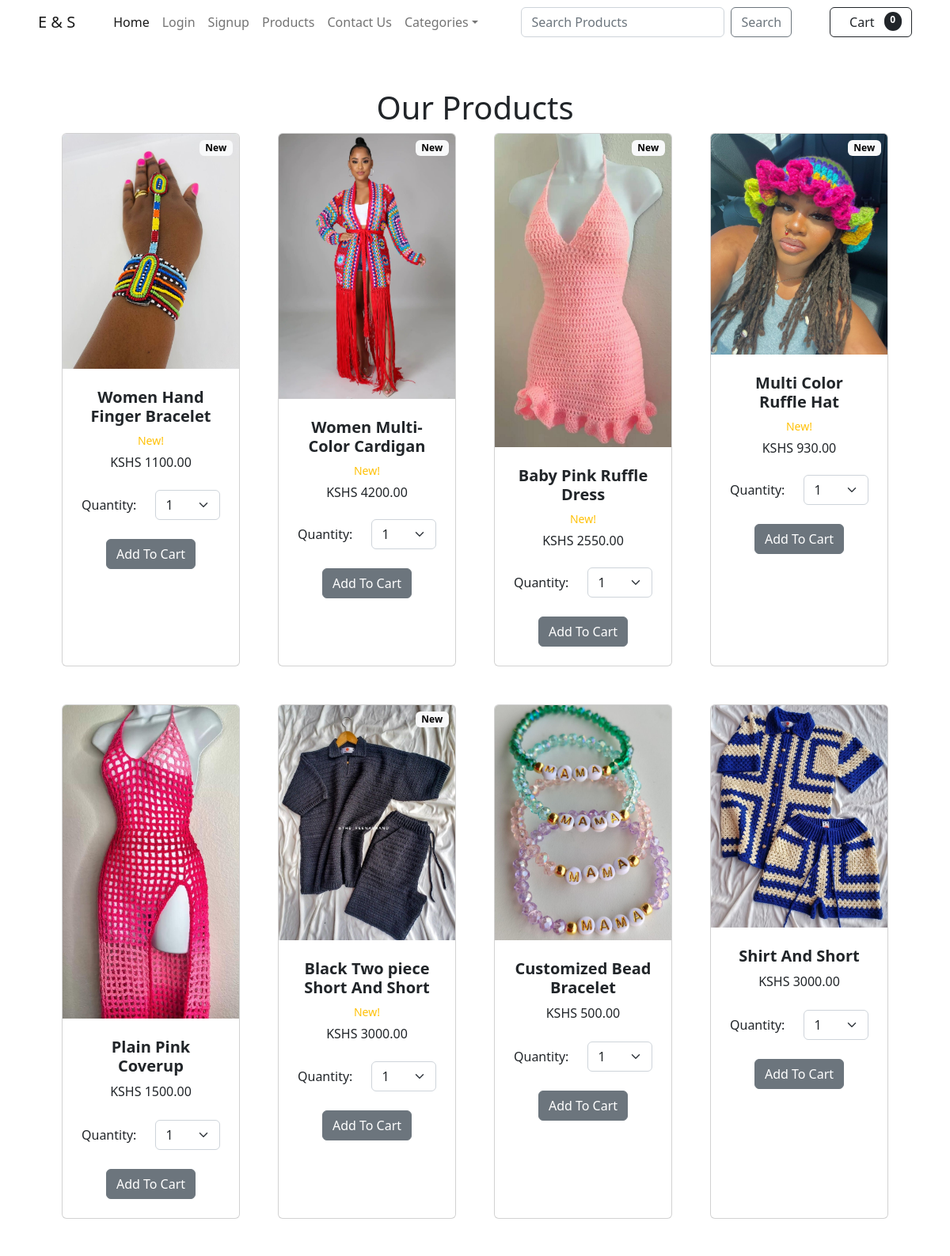
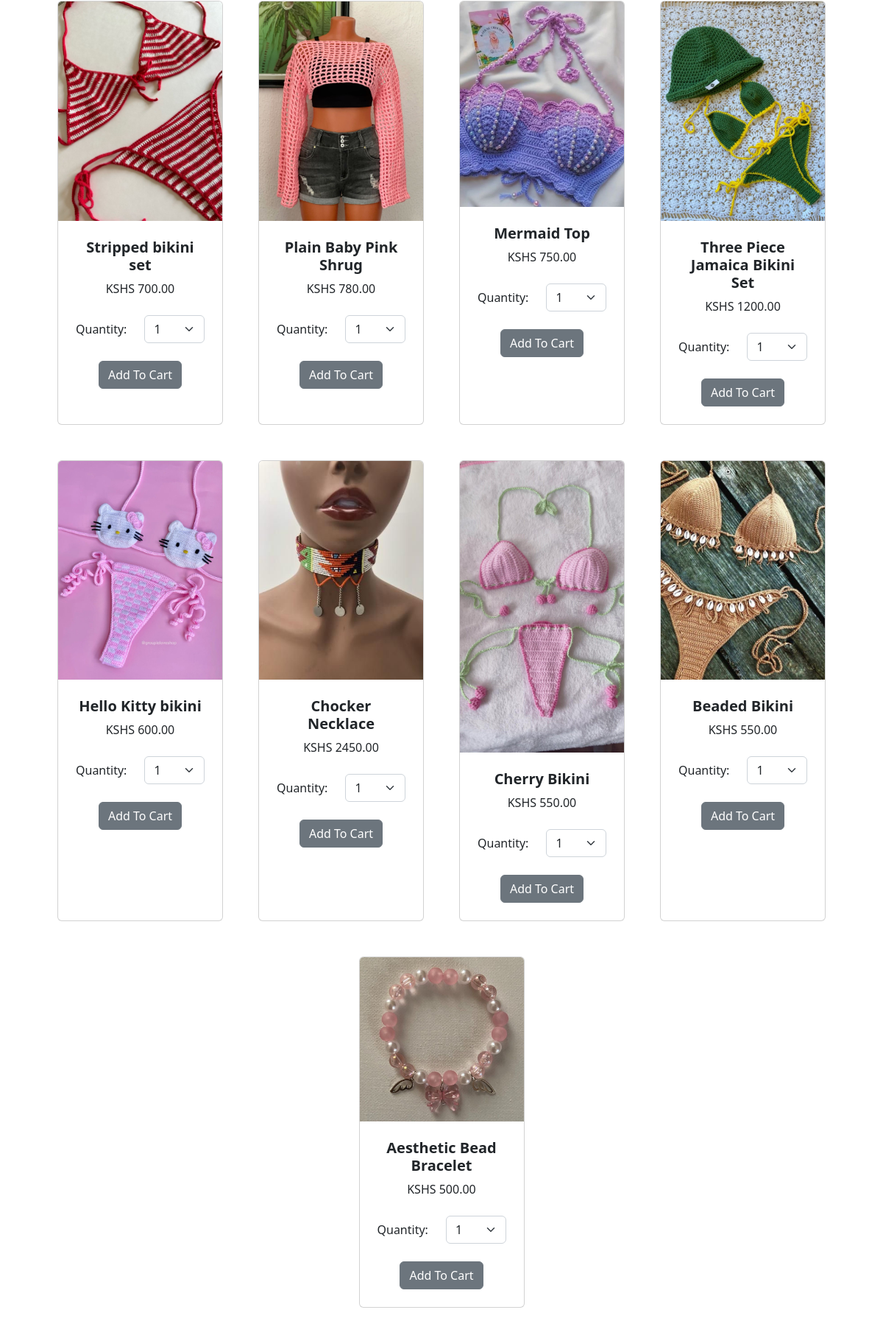
The app's page /product_list (upper part) with its own data (2 pictures, top to bottom).
### my_app/models.py (models this page shows, shortened)
class Product(models.Model):
    name = models.CharField(max_length=50)
    description = models.CharField(max_length=250, default="", blank=True, null=True)
    price = models.DecimalField(default=0, max_digits=10, decimal_places=2)
    image = models.ImageField(upload_to='products/images/')
    category = models.ForeignKey(Category, related_name='products', on_delete=models.CASCADE)
    created_at = models.DateTimeField(auto_now_add=True)
    updated_at = models.DateTimeField(auto_now=True)
    is_new = models.BooleanField(default=False)
    class Meta:
        ordering = ['category']
        db_table = 'product'
        verbose_name_plural = 'Products'

### my_app/views.py (the view)
# urls.py: path('product_list', views.product_list, name='products'),
def product_list(request):
    category = request.GET.get('category')
    if category:
        products = Product.objects.filter(category_name=category)
    else:
        products = Product.objects.all().order_by('-created_at')
    categories = Category.objects.all()
    return render(request, 'products.html', {"products": products, "categories": categories})

### cart/cart.py (called while the page is built)
    def __len__(self):
        return len(self.cart)

### cart/context_processors.py (called while the page is built)
def cart(request):
    return {'cart': Cart(request)}

### templates/products.html (shortened to what this page needs)
{% extends 'master.html' %}
{% load static %}
{% block extra_css %}
    <link rel="stylesheet" href="{% static 'css/about.css' %}">
{% endblock %}
{% block content %}
    <section class="py-5">
        <div class="container px-4 px-lg-5">
            <h1 class="text-center">Our Products</h1>
            <div class="row gx-4 gx-lg-5 row-cols-2 row-cols-md-3 row-cols-xl-4 justify-content-center">
                {% for product in products %}
                    {% if product.is_new %}
                        <div class="col mb-5">
                            <div class="card h-100">
                                <div class="badge bg-light text-black position-absolute"
                                     style="top: 0.5rem; right: 0.5rem;">New
                                </div>
                                <img class="card-img-top" src="{{ product.image.url }}" alt="{{ product.name }}"/>
                                <div class="card-body p-4">
                                    <div class="text-center">
                                        <h5 class="fw-bolder">{{ product.name }}</h5>
                                        <div class="d-flex justify-content-center small text-warning mb-2">
                                            &nbsp;&nbsp;New!&nbsp;&nbsp;
                                        </div>
                                        <h6>KSHS {{ product.price }}</h6>
                                        <div class="d-flex gap-4 justify-content-between align-items-center mb-4 mt-4">
                                            <label for="qty-cart">Quantity:</label>
                                            <select class="form-select" id="qty-cart">
                                                <option value="1" selected>1</option>
                                            </select>
                                        </div>
                                        <button type="button" value="{{ product.id }}" class="btn btn-secondary"
                                                id="add-cart">
                                            Add To Cart
                                        </button>
                                    </div>
                                </div>
                            </div>
                        </div>
                    {% else %}
                        <div class="col mb-5">
                            <div class="card h-100">
                                <img class="card-img-top" src="{{ product.image.url }}" alt="{{ product.name }}"/>
                                <div class="card-body p-4">
                                    <div class="text-center">
                                        <h5 class="fw-bolder">{{ product.name }}</h5>
                                        KSHS {{ product.price }}
                                        <div class="d-flex gap-4 justify-content-between align-items-center mb-4 mt-4">
                                            <label for="qty-cart">Quantity:</label>
                                            <select class="form-select" id="qty-cart">
                                                <option value="1" selected>1</option>
                                            </select>
                                        </div>
                                        <button type="button" value="{{ product.id }}" class="btn btn-secondary add-cart"
                                                id="add-cart">
                                            Add To Cart
                                        </button>
                                    </div>
                                </div>
                            </div>
                        </div>
                    {% endif %}
                    <br/>
                    <br/>
                {% endfor %}
            </div>
        </div>
    </section>
{% endblock %}

### records on screen
Product: image (picture), name "Women Hand Finger Bracelet", price "1100.00", {{ product.id }} 17 (drawn)
Product: image (picture), name "Women Multi-Color Cardigan", price "4200.00", {{ product.id }} 16 (drawn)
Product: image (picture), name "Baby Pink Ruffle Dress", price "2550.00", {{ product.id }} 15 (drawn)
Product: image (picture), name "Multi Color Ruffle Hat", price "930.00", {{ product.id }} 14 (drawn)
Product: image (picture), name "Plain Pink Coverup", price "1500.00", {{ product.id }} 13 (drawn)
Product: image (picture), name "Black Two piece Short And Short", price "3000.00", {{ product.id }} 12 (drawn)
Product: image (picture), name "Customized Bead Bracelet", price "500.00", {{ product.id }} 11 (drawn)
Product: image (picture), name "Shirt And Short", price "3000.00", {{ product.id }} 10 (drawn)
Product: image (picture), name "Stripped bikini set", price "700.00", {{ product.id }} 9 (drawn)
Product: image (picture), name "Plain Baby Pink Shrug", price "780.00", {{ product.id }} 8 (drawn)
Product: image (picture), name "Mermaid Top", price "750.00", {{ product.id }} 7 (drawn)
Product: image (picture), name "Three Piece Jamaica Bikini Set", price "1200.00", {{ product.id }} 6 (drawn)
Product: image (picture), name "Hello Kitty bikini", price "600.00", {{ product.id }} 5 (drawn)
Product: image (picture), name "Chocker Necklace", price "2450.00", {{ product.id }} 4 (drawn)
Product: image (picture), name "Cherry Bikini", price "550.00", {{ product.id }} 3 (drawn)
Product: image (picture), name "Beaded Bikini", price "550.00", {{ product.id }} 2 (drawn)
Product: image (picture), name "Aesthetic Bead Bracelet", price "500.00"

### other values on screen
{{ cart|length }} "0"
